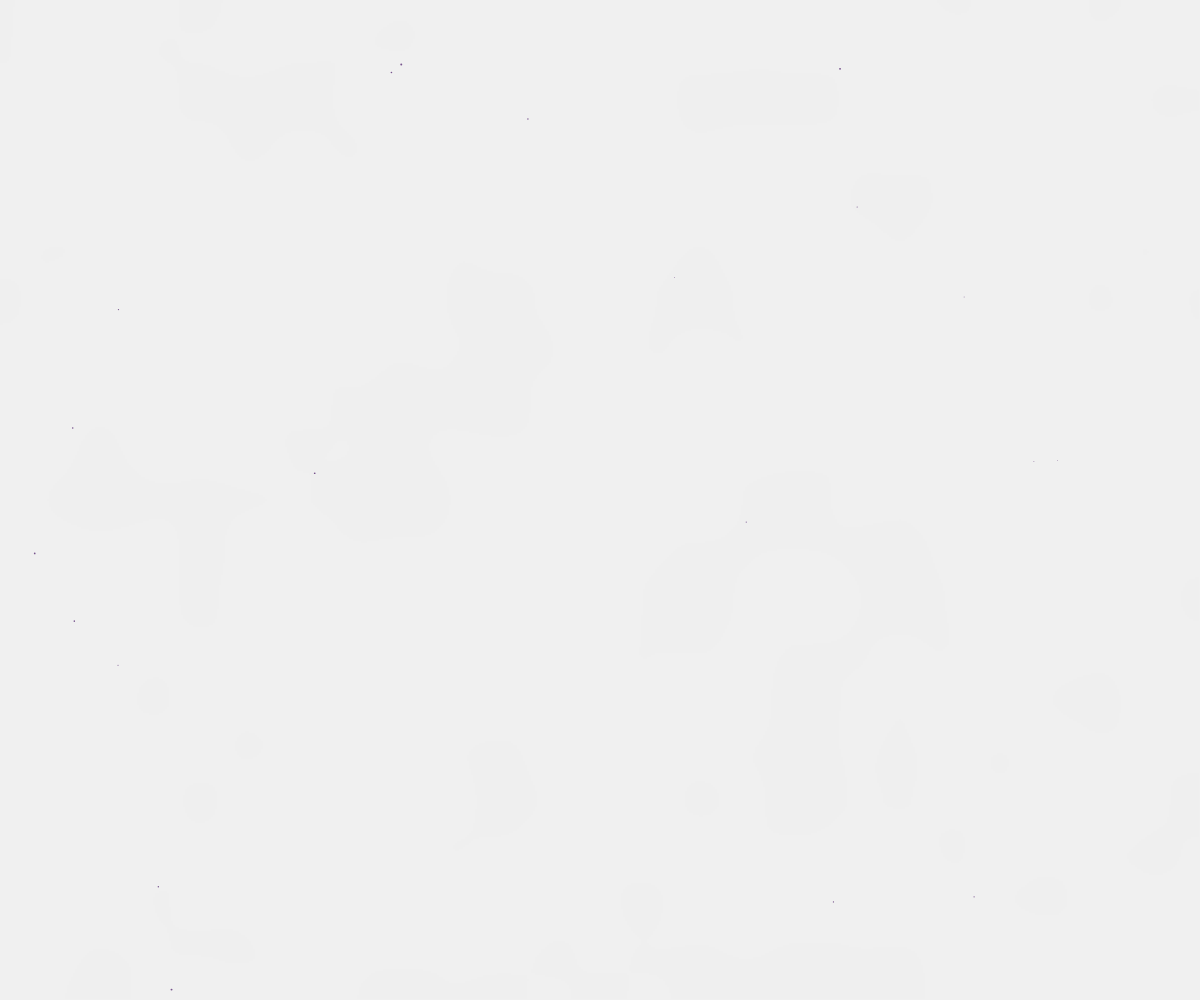
Frame 1 (no input)
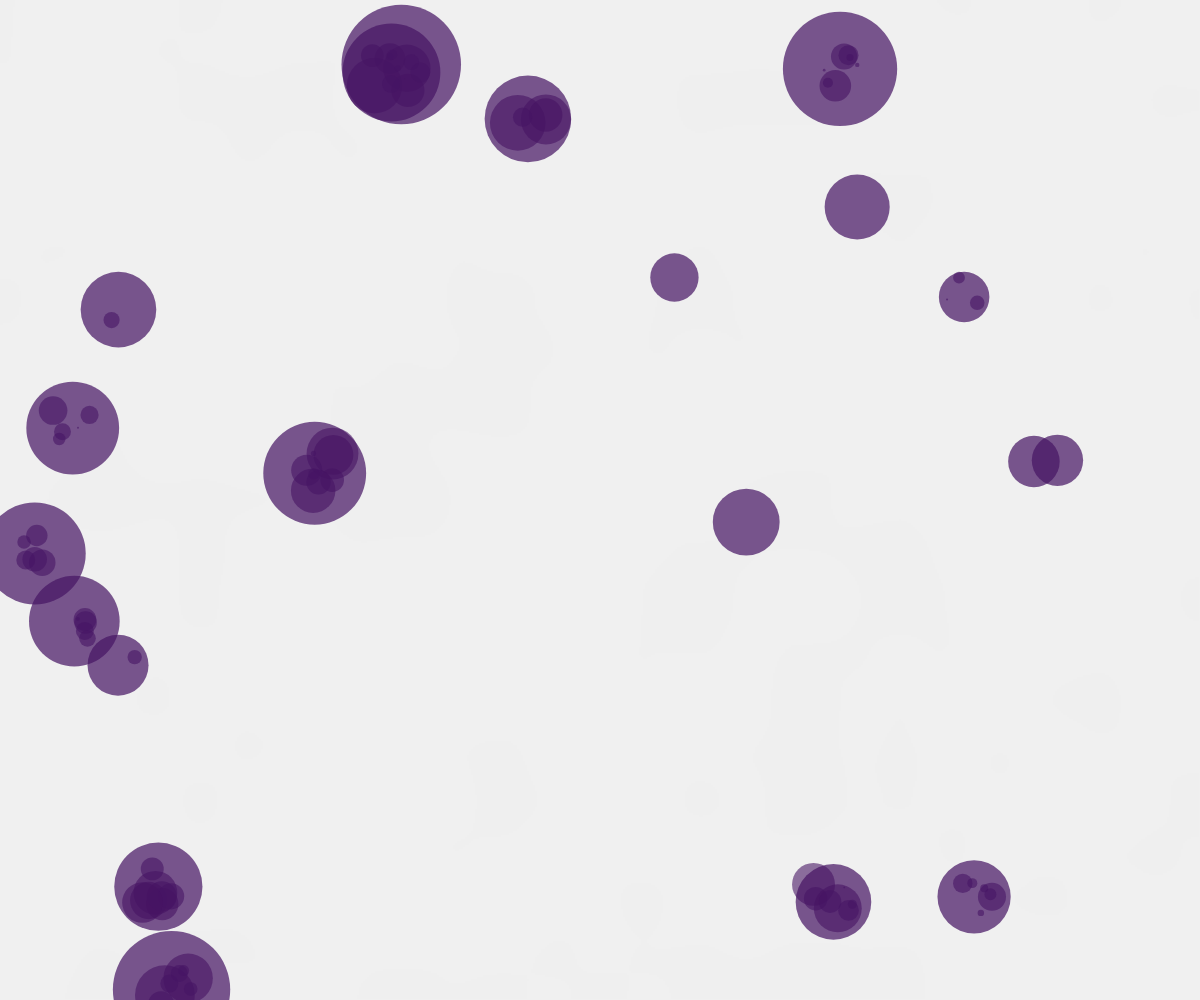
Frame 60 (no input)
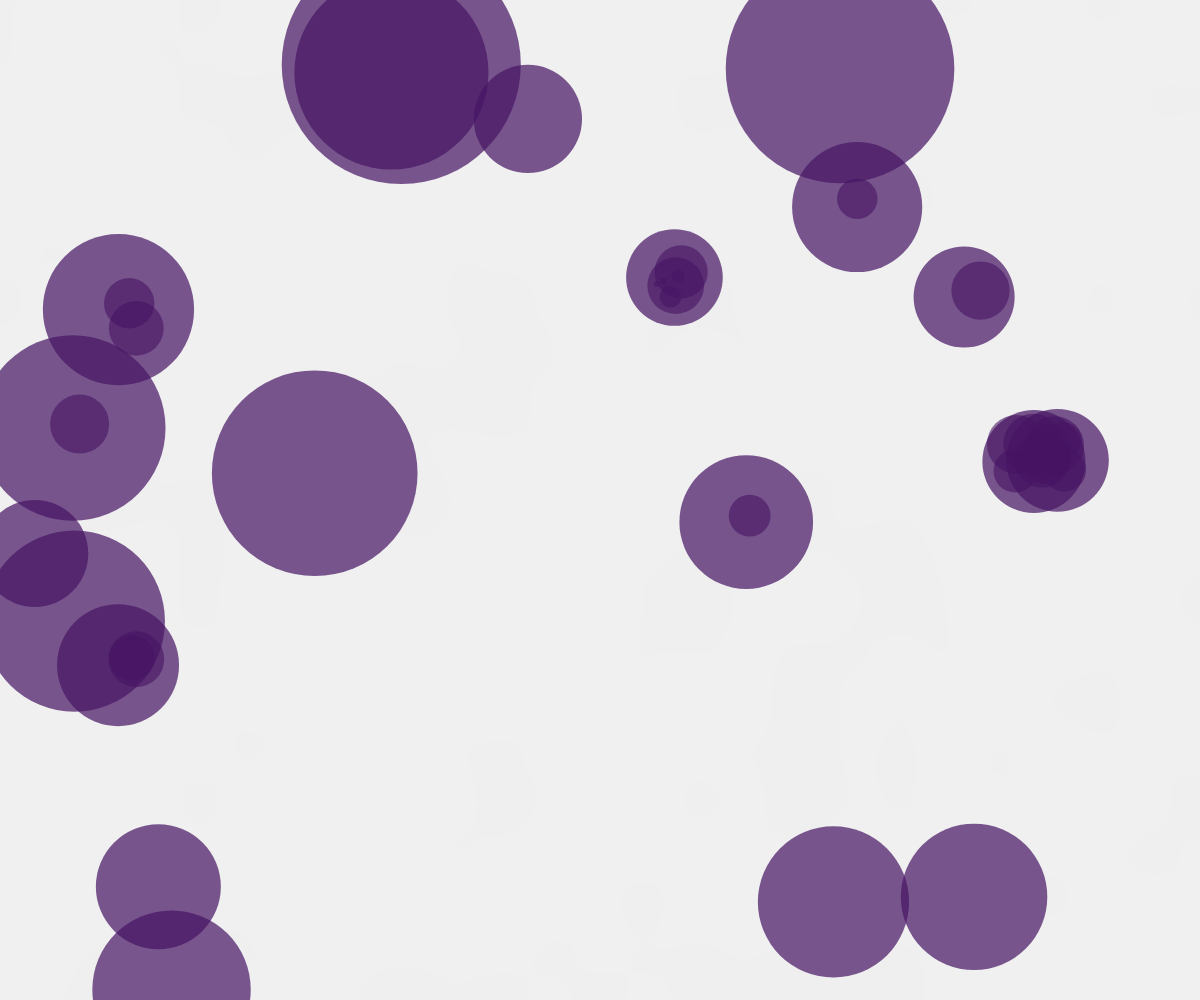
Frame 120 (the mouse pressed at the canvas centre since frame 60)

The p5.js sketch that drew these frames (run headless with seeded random() and noise() and a simulated clock; from frame 60 on, the mouse is pressed at the canvas centre):

// p5.js sketch
// ── sketch.js
let inkSpots = [];
let paperTexture;

function setup() {
  createCanvas(windowWidth, windowHeight);
  
  // Create paper texture
  paperTexture = createGraphics(width, height);
  paperTexture.background(240);
  paperTexture.noiseDetail(2, 0.5);
  for (let y = 0; y < height; y += 2) {
    for (let x = 0; x < width; x += 2) {
      const n = paperTexture.noise(x * 0.01, y * 0.01) * 10;
      if (n > 5) {
        paperTexture.stroke(230 + n);
        paperTexture.point(x, y);
      }
    }
  }
  
  // Initialize ink spots
  for (let i = 0; i < 20; i++) {
    inkSpots.push({
      x: random(width),
      y: random(height),
      radius: 0,
      maxRadius: random(50, 150),
      speed: random(0.3, 1.0),
      color: color(70, 20, 100, 180),
      branches: [],
      isGrowing: true
    });
  }
}

function draw() {
  // Draw textured paper background
  image(paperTexture, 0, 0);
  
  // Update and draw ink spots
  for (let i = 0; i < inkSpots.length; i++) {
    const spot = inkSpots[i];
    
    if (spot.isGrowing) {
      spot.radius += spot.speed;
      
      // Add branches when radius reaches certain threshold
      if (spot.radius > spot.maxRadius * 0.3 && spot.branches.length < 8) {
        if (random() < 0.3) {
          spot.branches.push({
            x: spot.x + random(-20, 20),
            y: spot.y + random(-20, 20),
            radius: 0,
            speed: random(0.5, 1.5)
          });
        }
      }
      
      // Stop growing when reaches max
      if (spot.radius >= spot.maxRadius) {
        spot.isGrowing = false;
      }
    }
    
    // Draw main spot
    noStroke();
    fill(spot.color);
    ellipse(spot.x, spot.y, spot.radius * 2, spot.radius * 2);
    
    // Draw branches
    for (let j = 0; j < spot.branches.length; j++) {
      const branch = spot.branches[j];
      if (branch.radius < 30) {
        branch.radius += branch.speed;
        fill(red(spot.color), green(spot.color), blue(spot.color), 150);
        ellipse(branch.x, branch.y, branch.radius * 2, branch.radius * 2);
      }
    }
    
    // Fade out old spots
    if (spot.radius > spot.maxRadius * 0.8 && random() < 0.01) {
      spot.color.setAlpha(alpha(spot.color) - 1);
    }
  }
}

function windowResized() {
  resizeCanvas(windowWidth, windowHeight);
}
